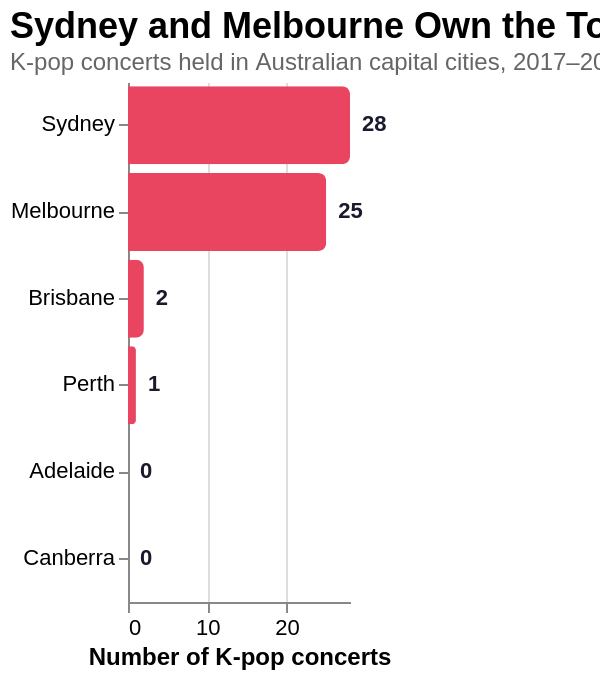

Vega-Lite specification stored for this chart:
### Vega-Lite specification from a JSON file in a GitHub repository (floating-point values rounded to 4 significant figures)
{"title": {"text": "Sydney and Melbourne Own the Tour Circuit", "subtitle": "K-pop concerts held in Australian capital cities, 2017–2024. Source: Wikipedia tour pages.", "anchor": "start", "fontSize": 18, "subtitleFontSize": 12, "subtitleColor": "#666"}, "width": "container", "height": 260, "autosize": {"type": "fit-x", "contains": "padding"}, "config": {"view": {"stroke": null}, "axis": {"labelFontSize": 11, "titleFontSize": 12}}, "data": {"values": [{"city": "Sydney", "concerts": 28, "total_capacity": 429500}, {"city": "Melbourne", "concerts": 25, "total_capacity": 338220}, {"city": "Brisbane", "concerts": 2, "total_capacity": 4700}, {"city": "Perth", "concerts": 1, "total_capacity": 2500}, {"city": "Adelaide", "concerts": 0, "total_capacity": 0}, {"city": "Canberra", "concerts": 0, "total_capacity": 0}]}, "layer": [{"mark": {"type": "bar", "color": "#e94560", "cornerRadiusEnd": 4}, "encoding": {"y": {"field": "city", "type": "nominal", "sort": "-x", "title": null}, "x": {"field": "concerts", "type": "quantitative", "title": "Number of K-pop concerts", "axis": {"tickMinStep": 1}}, "tooltip": [{"field": "city", "title": "City"}, {"field": "concerts", "title": "Concerts"}, {"field": "total_capacity", "title": "Combined venue capacity", "format": ","}]}}, {"mark": {"type": "text", "align": "left", "dx": 6, "color": "#1a1a2e", "fontWeight": "bold"}, "encoding": {"y": {"field": "city", "type": "nominal", "sort": "-x"}, "x": {"field": "concerts", "type": "quantitative"}, "text": {"field": "concerts"}}}], "$schema": "https://vega.github.io/schema/vega-lite/v5.json"}
